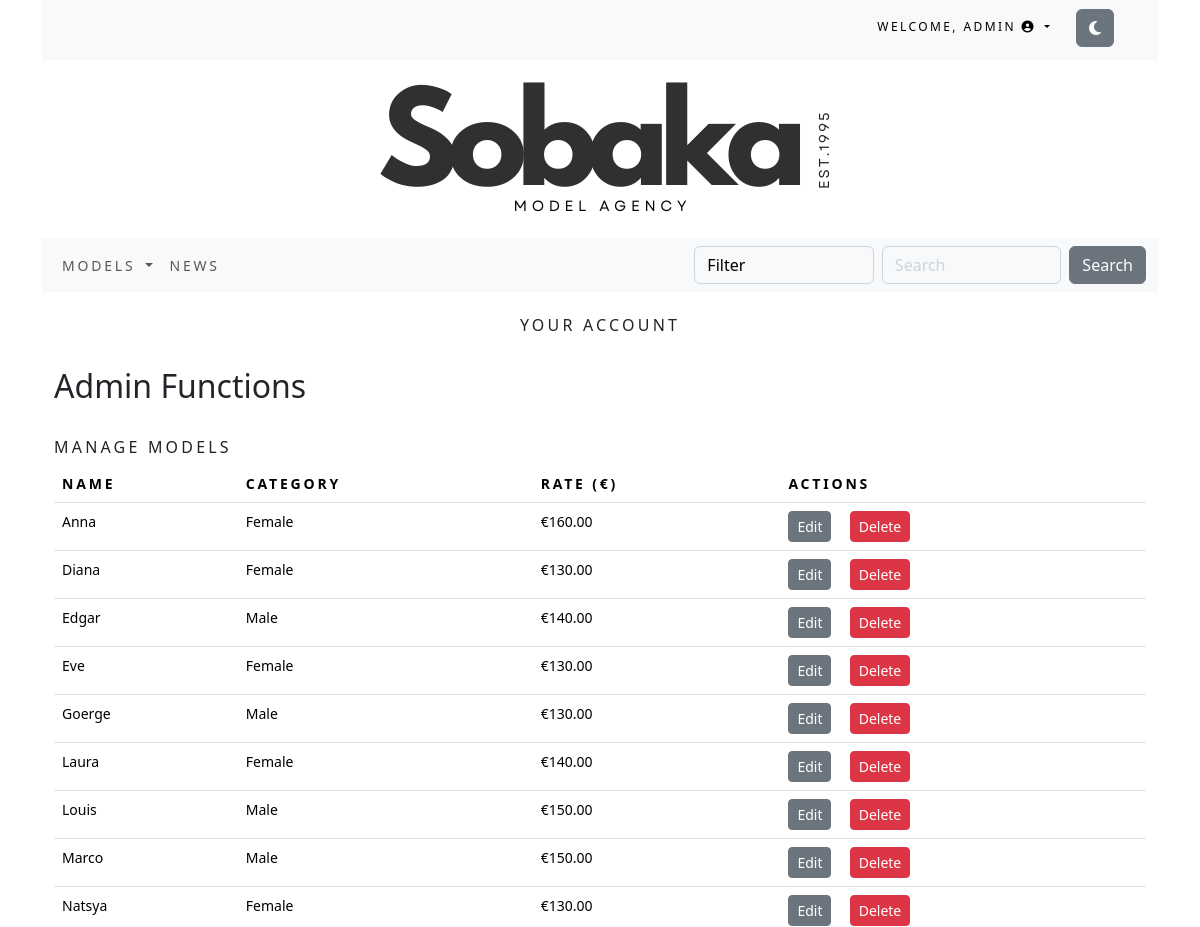
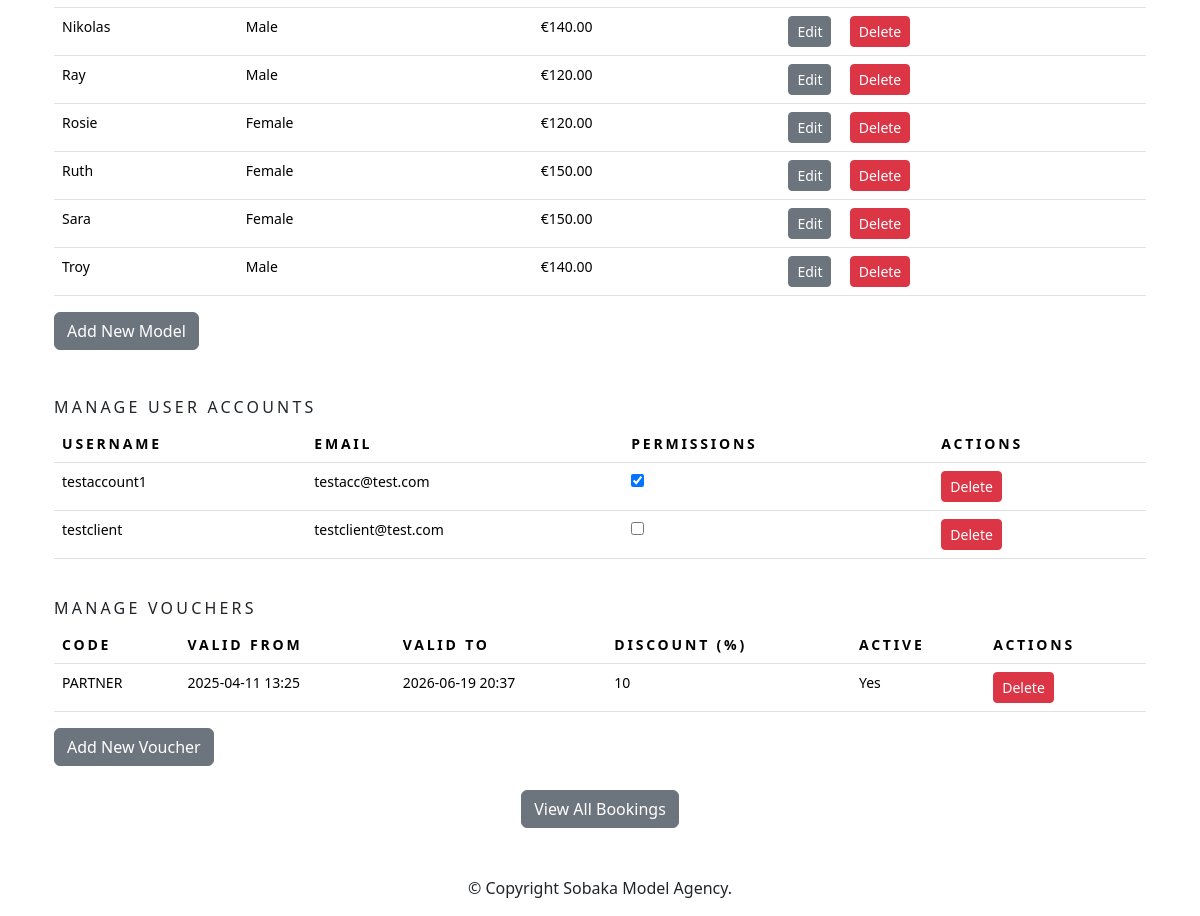
The page /accounts/profile/ (signed in) on the database its author committed (2 pictures, top to bottom).
### accounts/models.py (models this page shows)
class CustomUser(AbstractUser):
    permissions = models.BooleanField(default=False)

### sobaka/models.py (models this page shows, shortened)
class Human(models.Model):
    id = models.UUIDField(
        primary_key=True,
        default=uuid.uuid4,
        editable=False)
    name = models.CharField(max_length=250, unique=True)
    category = models.ForeignKey(Category, on_delete=models.CASCADE)
    price = models.DecimalField(max_digits=10, decimal_places=2)
    image1 = models.ImageField(upload_to=upload_to_human, blank=True)
    image2 = models.ImageField(upload_to=upload_to_human, blank=True)
    image3 = models.ImageField(upload_to=upload_to_human, blank=True)
    image4 = models.ImageField(upload_to=upload_to_human, blank=True)
    image5 = models.ImageField(upload_to=upload_to_human, blank=True)
    available = models.BooleanField(default=True)
    height = models.IntegerField(blank=True, null=True)
    shoe_size = models.IntegerField(blank=True, null=True)
    waist_size = models.IntegerField(blank=True, null=True)
    bust_size = models.IntegerField(blank=True, null=True)
    hip_size = models.IntegerField(blank=True, null=True)
    eye_color = models.CharField(max_length=250, blank=True)
    hair_color = models.CharField(max_length=250, blank=True)
    class Meta:
        ordering = ('name',)
        verbose_name = 'human'
        verbose_name_plural = 'humans'

class Category(models.Model):
    id = models.UUIDField(
        primary_key=True,
        default=uuid.uuid4,
        editable=False)
    name = models.CharField(max_length=250, unique=True)
    description = models.TextField(blank=True)
    image = models.ImageField(upload_to='category', blank=True)
    class Meta:
        ordering = ('name',)
        verbose_name = 'category'
        verbose_name_plural = 'categories'
    def get_absolute_url(self):
        return reverse('sobaka:humans_by_category', args=[self.id])

### vouchers/models.py (models this page shows, shortened)
class Voucher(models.Model):
    code = models.CharField(max_length=50, unique=True)
    valid_from = models.DateTimeField()
    valid_to = models.DateTimeField()
    discount = models.IntegerField(validators=[MinValueValidator(0), MaxValueValidator(100)])
    active = models.BooleanField()

### accounts/views.py (the view)
# urls.py: path('profile/', ProfileView.as_view(), name='profile'),
class ProfileView(LoginRequiredMixin, TemplateView):
    template_name = 'profile.html'
    def get_context_data(self, **kwargs):
        context = super().get_context_data(**kwargs)
        user = self.request.user
        user_orders = Order.objects.filter(emailAddress=user.email).order_by('-created')
        context['orders'] = user_orders
        if user.permissions:
            context['humans'] = Human.objects.all()
            User = get_user_model()
            context['accounts'] = User.objects.exclude(id=user.id)
            context['vouchers'] = Voucher.objects.all()  # Add vouchers to the context
        return context

### cart/context_processors.py (called while the page is built)
def counter(request):
    item_count = 0
    if 'admin' in request.path:
        return {}
    else:
        try:
            cart = Cart.objects.filter(cart_id=_cart_id(request))
            cart_items = CartItem.objects.all().filter(cart=cart[:1])
            for cart_item in cart_items:
                item_count += cart_item.duration
        except Cart.DoesNotExist:
            item_count = 0
    return {'item_count':item_count}

### cart/views.py (called while the page is built)
def _cart_id(request):
    cart = request.session.session_key
    if not cart:
        cart = request.session.create()
    return cart

### sobaka/context_processors.py (called while the page is built)
def menu_links(request):
    links = Category.objects.all()
    return {'links':links}

### accounts/templates/profile.html (shortened to what this page needs)
{% extends "base.html" %}
{% load static %}
{% block content %}
<div class="container">
    <br>
    <h1 class="my_title text-center">Your Account</h1>
    <br>
    {% if user.permissions %}
    <h2>Admin Functions</h2>
    <br>
    <div>
        <h3 class="my_title">Manage Models</h3>
        <table class="table my_custom_table">
            <thead class="my_custom_thead">
                <tr>
                    <th>Name</th>
                    <th>Category</th>
                    <th>Rate (€)</th>
                    <th>Actions</th>
                </tr>
            </thead>
            <tbody>
                {% for human in humans %}
                <tr>
                    <td>{{ human.name }}</td>
                    <td>{{ human.category.name }}</td>
                    <td>€{{ human.price }}</td>
                    <td>
                        <a href="{% url 'sobaka:edit_human' human.id %}" class="btn btn-secondary btn-sm">Edit</a>
                        <a href="{% url 'sobaka:delete_human' human.id %}" class="btn btn-danger btn-sm">Delete</a>
                    </td>
                </tr>
                {% endfor %}
            </tbody>
        </table>
        <a href="{% url 'sobaka:add_human' %}" class="btn btn-secondary">Add New Model</a>
    </div>
    <br>
    <br>
    <h2 class="my_title">Manage User Accounts</h2>
    <div>
        <table class="table my_custom_table">
            <thead class="my_custom_thead">
                <tr>
                    <th>Username</th>
                    <th>Email</th>
                    <th>Permissions</th>
                    <th>Actions</th>
                </tr>
            </thead>
            <tbody>
                {% for account in accounts %}
                <tr>
                    <td>{{ account.username }}</td>
                    <td>{{ account.email }}</td>
                    <td>
                        <form method="post" action="{% url 'accounts:toggle_permissions' account.id %}">
                            <input type="checkbox" name="permissions" {% if account.permissions %}checked{% endif %} onchange="this.form.submit()">
                        </form>
                    </td>
                    <td>
                        <a href="{% url 'accounts:delete_user' account.id %}" class="btn btn-danger btn-sm">Delete</a>
                    </td>
                </tr>
                {% endfor %}
            </tbody>
        </table>
    </div>
    <br>
    <h2 class="my_title">Manage Vouchers</h2>
    <div>
        <table class="table my_custom_table">
            <thead class="my_custom_thead">
                <tr>
                    <th>Code</th>
                    <th>Valid From</th>
                    <th>Valid To</th>
                    <th>Discount (%)</th>
                    <th>Active</th>
                    <th>Actions</th>
                </tr>
            </thead>
            <tbody>
                {% for voucher in vouchers %}
                <tr>
                    <td>{{ voucher.code }}</td>
                    <td>{{ voucher.valid_from|date:"Y-m-d H:i" }}</td>
                    <td>{{ voucher.valid_to|date:"Y-m-d H:i" }}</td>
                    <td>{{ voucher.discount }}</td>
                    <td>{{ voucher.active|yesno:"Yes,No" }}</td>
                    <td>
                        <a href="{% url 'vouchers:delete_voucher' voucher.id %}" class="btn btn-danger btn-sm">Delete</a>
                    </td>
                </tr>
                {% endfor %}
            </tbody>
        </table>
        <a href="{% url 'vouchers:add_voucher' %}" class="btn btn-secondary">Add New Voucher</a>
    </div>
    <br>
    <div class="text-center">
        <a href="{% url 'accounts:view_bookings' %}" class="btn btn-secondary">View All Bookings</a>
    </div>
    <br>
    {% endif %}
            </div>
            <br>
{% endblock %}

### accounts/templates/top-navbar.html (shortened to what this page needs)
{% load static %}
<div class="container">
    <div class="my_custom_menu">
        <ul>
            {% if user.is_authenticated %}
            <li>
                <a href="#" class="dropdown-toggle" data-bs-toggle="dropdown" aria-haspopup="true" aria-expanded="false">
                    Welcome, {{ user.username }} <i class="fas fa-user-circle"></i>
                </a>
            </li>
            {% endif %}
            <li>
                <button id="theme-toggle" class="btn btn-secondary">
                    <i id="theme-icon" class="fas fa-moon"></i>
                </button>
            </li>
        </ul>
    </div>
</div>

### static/css/custom.css (style rules this page uses)
.my_title { font-size: 16px; text-transform: uppercase; letter-spacing: .2em; }
.my_custom_menu { text-align: right !important; }
.my_custom_menu ul li { list-style: none; color: #000; text-transform: uppercase; letter-spacing: .2em; font-size: 12px; padding-right: 20px; display: inline; }
.my_custom_menu ul li a { text-decoration: none; color: #000; list-style: none; text-transform: uppercase; letter-spacing: .2em; font-size: 12px; }
.my_custom_table { min-width: 400px; font-size: 14px; }
.my_custom_thead { font-weight: normal; text-transform: uppercase; letter-spacing: .2em; background-color: #f8f9fa!important; }

### rows shown on the page
CustomUser: username "ADMIN"
Human: name "Anna", category.name "Female", price "160.00"
Human: name "Diana", category.name "Female", price "130.00"
Human: name "Edgar", category.name "Male", price "140.00"
Human: name "Eve", category.name "Female", price "130.00"
Human: name "Goerge", category.name "Male", price "130.00"
Human: name "Laura", category.name "Female", price "140.00"
Human: name "Louis", category.name "Male", price "150.00"
Human: name "Marco", category.name "Male", price "150.00"
Human: name "Natsya", category.name "Female", price "130.00"
Human: name "Nikolas", category.name "Male", price "140.00"
Human: name "Ray", category.name "Male", price "120.00"
Human: name "Rosie", category.name "Female", price "120.00"
Human: name "Ruth", category.name "Female", price "150.00"
Human: name "Sara", category.name "Female", price "150.00"
Human: name "Troy", category.name "Male", price "140.00"
CustomUser: username "testaccount1", email "testacc@test.com", permissions "☑"
CustomUser: username "testclient", email "testclient@test.com"
Voucher: code "PARTNER", valid_from "2025-04-11 13:25", valid_to "2026-06-19 20:37", discount "10", active "Yes"
